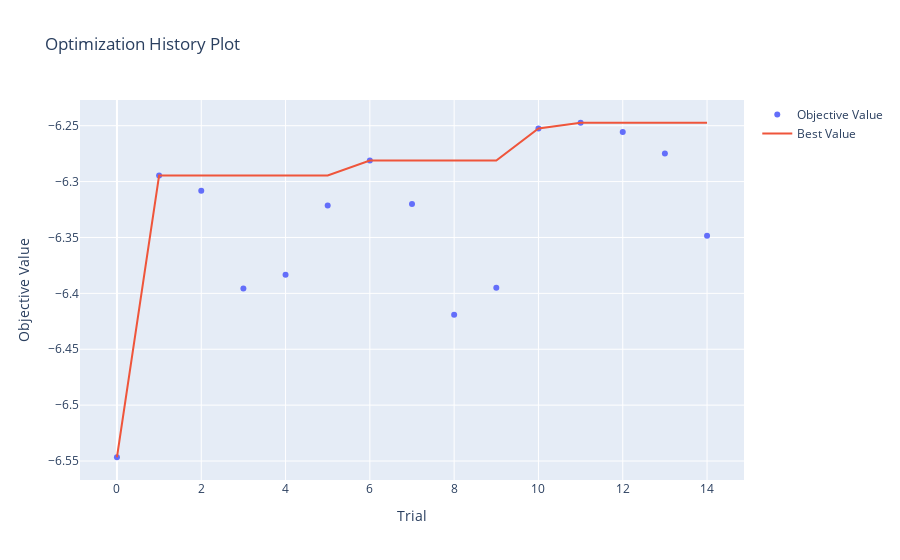
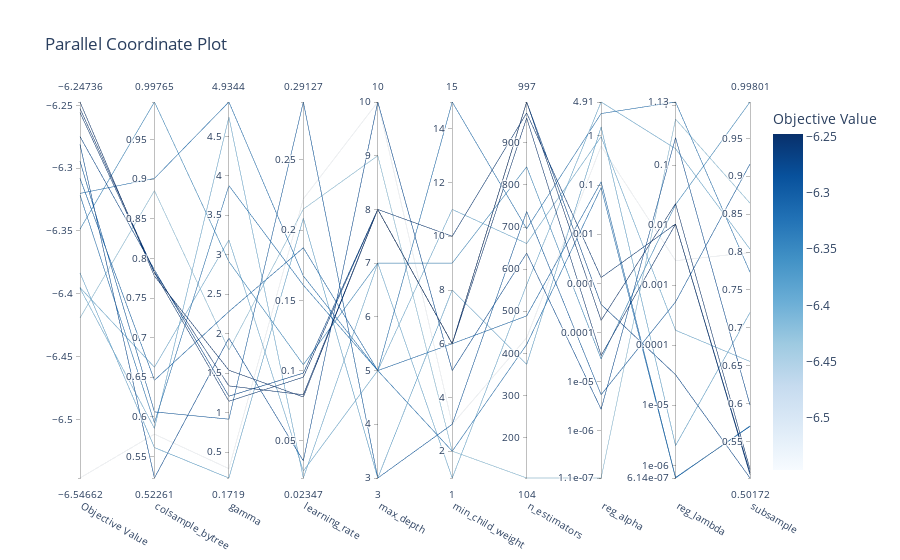
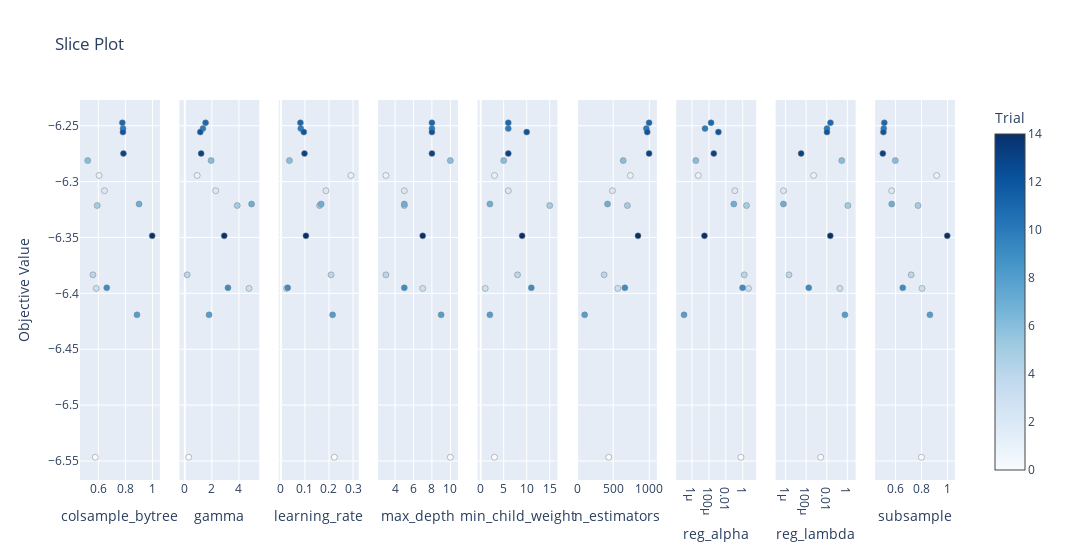
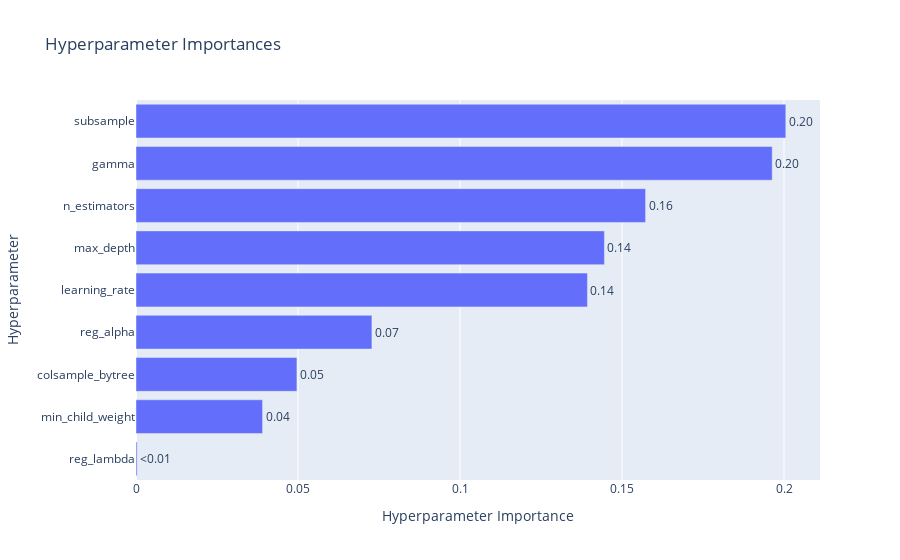

Write notebook code for charts like these, in order.
### Code cell
studies = {}
best_models_map = {}
results_dict = {}


for model_name, objective_func in strategies.items():
    print(f"Otimizando {model_name}")
    
    # Cria um estudo novo para cada modelo
    study = optuna.create_study(direction='maximize', sampler=optuna.samplers.TPESampler(seed=42))
    
    study.optimize(lambda trial: objective_func(trial, X_train_raw, y_train_raw), n_trials=15)
    
    # Salva o estudo para análise posterior
    studies[model_name] = study
    best_params = study.best_params
    
    print ('='*60)
    print(f"Best Hyperparameters: {best_params}")
    print(f"Melhor {model_name}: {abs(study.best_value):.4f}")
    print("="*60)

    # --- Re-treino ---
    print(f"Re-treinando {model_name}...")
    
    final_params = best_params.copy()
    
    
    ModelClass = model_classes[model_name]
    
    best_model = ModelClass(**final_params)
    best_model.fit(X_train, y_train)
    best_models_map[model_name] = best_model # Guardar o modelo treinado
    
    # Avaliação no Teste
    y_pred = best_model.predict(X_test)
    
    mae = mean_absolute_error(y_test, y_pred)
    rmse = root_mean_squared_error(y_test, y_pred)
    r2 = r2_score(y_test, y_pred)
    
    results_dict[model_name] = {
        'MAE': mae,
        'RMSE': rmse,
        'R2': r2,
    }

    print(f"--- Resultado Final (Teste) ---")
    print(f"MAE:  {mae:.4f}")
    print(f"RMSE: {rmse:.4f}")
    print(f"R2:   {r2:.4f}")
    
    try:
        fig1 = optuna.visualization.plot_optimization_history(study)
        fig1.show()
        
        fig2 = optuna.visualization.plot_parallel_coordinate(study)
        fig2.show()
        
        fig3 = optuna.visualization.plot_slice(study)
        fig3.show()
        
        # Importância dos parâmetros (pode falhar se houver poucos trials ou pouca variância)
        fig4 = optuna.visualization.plot_param_importances(study)
        fig4.show()
    except Exception as e:
        print(f"Aviso: Não foi possível gerar alguns gráficos do Optuna. Erro: {e}")

### Figure 1 — Plotly figure (JSON) as saved in the notebook; plotly's stock layout.template omitted (floating-point values rounded to 4 significant figures)
{"data": [{"mode": "markers", "name": "Objective Value", "type": "scatter", "x": [0, 1, 2, 3, 4, 5, 6, 7, 8, 9, 10, 11, 12, 13, 14], "y": [-6.547, -6.295, -6.308, -6.396, -6.383, -6.321, -6.281, -6.32, -6.419, -6.395, -6.253, -6.247, -6.256, -6.275, -6.349]}, {"mode": "lines", "name": "Best Value", "type": "scatter", "x": [0, 1, 2, 3, 4, 5, 6, 7, 8, 9, 10, 11, 12, 13, 14], "y": [-6.547, -6.295, -6.295, -6.295, -6.295, -6.295, -6.281, -6.281, -6.281, -6.281, -6.253, -6.247, -6.247, -6.247, -6.247]}, {"marker": {"color": "#cccccc"}, "mode": "markers", "name": "Infeasible Trial", "showlegend": false, "type": "scatter", "x": [], "y": []}], "layout": {"title": {"text": "Optimization History Plot"}, "xaxis": {"title": {"text": "Trial"}}, "yaxis": {"title": {"text": "Objective Value"}}}}

### Figure 2 — Plotly figure (JSON) as saved in the notebook; plotly's stock layout.template omitted (floating-point values rounded to 4 significant figures)
{"data": [{"dimensions": [{"label": "Objective Value", "range": [-6.547, -6.247], "values": [-6.547, -6.295, -6.308, -6.396, -6.383, -6.321, -6.281, -6.32, -6.419, -6.395, -6.253, -6.247, -6.256, -6.275, -6.349]}, {"label": "colsample_bytree", "range": [0.5226, 0.9977], "values": [0.578, 0.6062, 0.6461, 0.5853, 0.561, 0.5924, 0.5226, 0.9011, 0.8856, 0.6626, 0.7828, 0.7778, 0.782, 0.7856, 0.9977]}, {"label": "gamma", "range": [0.1719, 4.934], "values": [0.2904, 0.917, 2.28, 4.744, 0.1719, 3.876, 1.943, 4.934, 1.792, 3.188, 1.338, 1.536, 1.144, 1.208, 2.913]}, {"label": "learning_rate", "range": [0.02347, 0.2913], "values": [0.2223, 0.2913, 0.1874, 0.02347, 0.2084, 0.1608, 0.03566, 0.1674, 0.215, 0.02843, 0.08278, 0.08118, 0.09529, 0.09821, 0.1042]}, {"label": "max_depth", "range": [3, 10], "values": [10, 3, 5, 7, 3, 5, 10, 5, 9, 5, 8, 8, 8, 8, 7]}, {"label": "min_child_weight", "range": [1, 15], "values": [3, 3, 6, 1, 8, 15, 5, 2, 2, 11, 6, 6, 10, 6, 9]}, {"label": "n_estimators", "range": [104, 997], "values": [437, 737, 489, 563, 374, 696, 638, 421, 104, 661, 959, 997, 971, 997, 843]}, {"label": "reg_alpha", "range": [-6.957, 0.6907], "ticktext": ["1.1e-07", "1e-06", "1e-05", "0.0001", "0.001", "0.01", "0.1", "1", "4.91"], "tickvals": [-6.957, -6, -5, -4, -3, -2, -1, 0, 0.6907], "values": [-0.2044, -5.262, -0.9334, 0.6907, 0.1839, 0.4555, -5.558, -1.05, -6.957, -0.01509, -4.468, -3.751, -2.88, -3.426, -4.535]}, {"label": "reg_lambda", "range": [-6.212, 0.05345], "ticktext": ["6.14e-07", "1e-06", "1e-05", "0.0001", "0.001", "0.01", "0.1", "1", "1.13"], "tickvals": [-6.212, -6, -5, -4, -3, -2, -1, 0, 0.05345], "values": [-2.59, -3.277, -6.203, -0.7244, -5.671, 0.05345, -0.5414, -6.212, -0.2321, -3.75, -1.98, -1.64, -1.98, -4.49, -1.656]}, {"label": "subsample", "range": [0.5017, 0.998], "values": [0.7993, 0.9162, 0.5697, 0.8038, 0.7201, 0.7734, 0.598, 0.5705, 0.8645, 0.6555, 0.509, 0.5132, 0.5063, 0.5017, 0.998]}], "labelangle": 30, "labelside": "bottom", "line": {"color": [-6.547, -6.295, -6.308, -6.396, -6.383, -6.321, -6.281, -6.32, -6.419, -6.395, -6.253, -6.247, -6.256, -6.275, -6.349], "colorbar": {"title": {"text": "Objective Value"}}, "colorscale": [[0, "rgb(247,251,255)"], [0.125, "rgb(222,235,247)"], [0.25, "rgb(198,219,239)"], [0.375, "rgb(158,202,225)"], [0.5, "rgb(107,174,214)"], [0.625, "rgb(66,146,198)"], [0.75, "rgb(33,113,181)"], [0.875, "rgb(8,81,156)"], [1, "rgb(8,48,107)"]], "reversescale": false, "showscale": true}, "type": "parcoords"}], "layout": {"title": {"text": "Parallel Coordinate Plot"}}}

### Figure 3 — Plotly figure (JSON) as saved in the notebook; plotly's stock layout.template omitted (floating-point values rounded to 4 significant figures)
{"data": [{"marker": {"color": [0, 1, 2, 3, 4, 5, 6, 7, 8, 9, 10, 11, 12, 13, 14], "colorbar": {"title": {"text": "Trial"}, "x": 1, "xpad": 40}, "colorscale": [[0, "rgb(247,251,255)"], [0.125, "rgb(222,235,247)"], [0.25, "rgb(198,219,239)"], [0.375, "rgb(158,202,225)"], [0.5, "rgb(107,174,214)"], [0.625, "rgb(66,146,198)"], [0.75, "rgb(33,113,181)"], [0.875, "rgb(8,81,156)"], [1, "rgb(8,48,107)"]], "line": {"color": "Grey", "width": 0.5}, "showscale": true}, "mode": "markers", "name": "Feasible Trial", "showlegend": false, "type": "scatter", "x": [0.578, 0.6062, 0.6461, 0.5853, 0.561, 0.5924, 0.5226, 0.9011, 0.8856, 0.6626, 0.7828, 0.7778, 0.782, 0.7856, 0.9977], "xaxis": "x", "y": [-6.547, -6.295, -6.308, -6.396, -6.383, -6.321, -6.281, -6.32, -6.419, -6.395, -6.253, -6.247, -6.256, -6.275, -6.349], "yaxis": "y"}, {"marker": {"color": [0, 1, 2, 3, 4, 5, 6, 7, 8, 9, 10, 11, 12, 13, 14], "colorbar": {"title": {"text": "Trial"}, "x": 1, "xpad": 40}, "colorscale": [[0, "rgb(247,251,255)"], [0.125, "rgb(222,235,247)"], [0.25, "rgb(198,219,239)"], [0.375, "rgb(158,202,225)"], [0.5, "rgb(107,174,214)"], [0.625, "rgb(66,146,198)"], [0.75, "rgb(33,113,181)"], [0.875, "rgb(8,81,156)"], [1, "rgb(8,48,107)"]], "line": {"color": "Grey", "width": 0.5}, "showscale": false}, "mode": "markers", "name": "Feasible Trial", "showlegend": false, "type": "scatter", "x": [0.2904, 0.917, 2.28, 4.744, 0.1719, 3.876, 1.943, 4.934, 1.792, 3.188, 1.338, 1.536, 1.144, 1.208, 2.913], "xaxis": "x2", "y": [-6.547, -6.295, -6.308, -6.396, -6.383, -6.321, -6.281, -6.32, -6.419, -6.395, -6.253, -6.247, -6.256, -6.275, -6.349], "yaxis": "y2"}, {"marker": {"color": [0, 1, 2, 3, 4, 5, 6, 7, 8, 9, 10, 11, 12, 13, 14], "colorbar": {"title": {"text": "Trial"}, "x": 1, "xpad": 40}, "colorscale": [[0, "rgb(247,251,255)"], [0.125, "rgb(222,235,247)"], [0.25, "rgb(198,219,239)"], [0.375, "rgb(158,202,225)"], [0.5, "rgb(107,174,214)"], [0.625, "rgb(66,146,198)"], [0.75, "rgb(33,113,181)"], [0.875, "rgb(8,81,156)"], [1, "rgb(8,48,107)"]], "line": {"color": "Grey", "width": 0.5}, "showscale": false}, "mode": "markers", "name": "Feasible Trial", "showlegend": false, "type": "scatter", "x": [0.2223, 0.2913, 0.1874, 0.02347, 0.2084, 0.1608, 0.03566, 0.1674, 0.215, 0.02843, 0.08278, 0.08118, 0.09529, 0.09821, 0.1042], "xaxis": "x3", "y": [-6.547, -6.295, -6.308, -6.396, -6.383, -6.321, -6.281, -6.32, -6.419, -6.395, -6.253, -6.247, -6.256, -6.275, -6.349], "yaxis": "y3"}, {"marker": {"color": [0, 1, 2, 3, 4, 5, 6, 7, 8, 9, 10, 11, 12, 13, 14], "colorbar": {"title": {"text": "Trial"}, "x": 1, "xpad": 40}, "colorscale": [[0, "rgb(247,251,255)"], [0.125, "rgb(222,235,247)"], [0.25, "rgb(198,219,239)"], [0.375, "rgb(158,202,225)"], [0.5, "rgb(107,174,214)"], [0.625, "rgb(66,146,198)"], [0.75, "rgb(33,113,181)"], [0.875, "rgb(8,81,156)"], [1, "rgb(8,48,107)"]], "line": {"color": "Grey", "width": 0.5}, "showscale": false}, "mode": "markers", "name": "Feasible Trial", "showlegend": false, "type": "scatter", "x": [10, 3, 5, 7, 3, 5, 10, 5, 9, 5, 8, 8, 8, 8, 7], "xaxis": "x4", "y": [-6.547, -6.295, -6.308, -6.396, -6.383, -6.321, -6.281, -6.32, -6.419, -6.395, -6.253, -6.247, -6.256, -6.275, -6.349], "yaxis": "y4"}, {"marker": {"color": [0, 1, 2, 3, 4, 5, 6, 7, 8, 9, 10, 11, 12, 13, 14], "colorbar": {"title": {"text": "Trial"}, "x": 1, "xpad": 40}, "colorscale": [[0, "rgb(247,251,255)"], [0.125, "rgb(222,235,247)"], [0.25, "rgb(198,219,239)"], [0.375, "rgb(158,202,225)"], [0.5, "rgb(107,174,214)"], [0.625, "rgb(66,146,198)"], [0.75, "rgb(33,113,181)"], [0.875, "rgb(8,81,156)"], [1, "rgb(8,48,107)"]], "line": {"color": "Grey", "width": 0.5}, "showscale": false}, "mode": "markers", "name": "Feasible Trial", "showlegend": false, "type": "scatter", "x": [3, 3, 6, 1, 8, 15, 5, 2, 2, 11, 6, 6, 10, 6, 9], "xaxis": "x5", "y": [-6.547, -6.295, -6.308, -6.396, -6.383, -6.321, -6.281, -6.32, -6.419, -6.395, -6.253, -6.247, -6.256, -6.275, -6.349], "yaxis": "y5"}, {"marker": {"color": [0, 1, 2, 3, 4, 5, 6, 7, 8, 9, 10, 11, 12, 13, 14], "colorbar": {"title": {"text": "Trial"}, "x": 1, "xpad": 40}, "colorscale": [[0, "rgb(247,251,255)"], [0.125, "rgb(222,235,247)"], [0.25, "rgb(198,219,239)"], [0.375, "rgb(158,202,225)"], [0.5, "rgb(107,174,214)"], [0.625, "rgb(66,146,198)"], [0.75, "rgb(33,113,181)"], [0.875, "rgb(8,81,156)"], [1, "rgb(8,48,107)"]], "line": {"color": "Grey", "width": 0.5}, "showscale": false}, "mode": "markers", "name": "Feasible Trial", "showlegend": false, "type": "scatter", "x": [437, 737, 489, 563, 374, 696, 638, 421, 104, 661, 959, 997, 971, 997, 843], "xaxis": "x6", "y": [-6.547, -6.295, -6.308, -6.396, -6.383, -6.321, -6.281, -6.32, -6.419, -6.395, -6.253, -6.247, -6.256, -6.275, -6.349], "yaxis": "y6"}, {"marker": {"color": [0, 1, 2, 3, 4, 5, 6, 7, 8, 9, 10, 11, 12, 13, 14], "colorbar": {"title": {"text": "Trial"}, "x": 1, "xpad": 40}, "colorscale": [[0, "rgb(247,251,255)"], [0.125, "rgb(222,235,247)"], [0.25, "rgb(198,219,239)"], [0.375, "rgb(158,202,225)"], [0.5, "rgb(107,174,214)"], [0.625, "rgb(66,146,198)"], [0.75, "rgb(33,113,181)"], [0.875, "rgb(8,81,156)"], [1, "rgb(8,48,107)"]], "line": {"color": "Grey", "width": 0.5}, "showscale": false}, "mode": "markers", "name": "Feasible Trial", "showlegend": false, "type": "scatter", "x": [0.6246, 5.472e-06, 0.1166, 4.906, 1.527, 2.854, 2.768e-06, 0.08917, 1.104e-07, 0.9659, 3.405e-05, 0.0001775, 0.001318, 0.0003747, 2.915e-05], "xaxis": "x7", "y": [-6.547, -6.295, -6.308, -6.396, -6.383, -6.321, -6.281, -6.32, -6.419, -6.395, -6.253, -6.247, -6.256, -6.275, -6.349], "yaxis": "y7"}, {"marker": {"color": [0, 1, 2, 3, 4, 5, 6, 7, 8, 9, 10, 11, 12, 13, 14], "colorbar": {"title": {"text": "Trial"}, "x": 1, "xpad": 40}, "colorscale": [[0, "rgb(247,251,255)"], [0.125, "rgb(222,235,247)"], [0.25, "rgb(198,219,239)"], [0.375, "rgb(158,202,225)"], [0.5, "rgb(107,174,214)"], [0.625, "rgb(66,146,198)"], [0.75, "rgb(33,113,181)"], [0.875, "rgb(8,81,156)"], [1, "rgb(8,48,107)"]], "line": {"color": "Grey", "width": 0.5}, "showscale": false}, "mode": "markers", "name": "Feasible Trial", "showlegend": false, "type": "scatter", "x": [0.002571, 0.0005282, 6.267e-07, 0.1886, 2.133e-06, 1.131, 0.2875, 6.144e-07, 0.586, 0.0001778, 0.01048, 0.02289, 0.01048, 3.235e-05, 0.0221], "xaxis": "x8", "y": [-6.547, -6.295, -6.308, -6.396, -6.383, -6.321, -6.281, -6.32, -6.419, -6.395, -6.253, -6.247, -6.256, -6.275, -6.349], "yaxis": "y8"}, {"marker": {"color": [0, 1, 2, 3, 4, 5, 6, 7, 8, 9, 10, 11, 12, 13, 14], "colorbar": {"title": {"text": "Trial"}, "x": 1, "xpad": 40}, "colorscale": [[0, "rgb(247,251,255)"], [0.125, "rgb(222,235,247)"], [0.25, "rgb(198,219,239)"], [0.375, "rgb(158,202,225)"], [0.5, "rgb(107,174,214)"], [0.625, "rgb(66,146,198)"], [0.75, "rgb(33,113,181)"], [0.875, "rgb(8,81,156)"], [1, "rgb(8,48,107)"]], "line": {"color": "Grey", "width": 0.5}, "showscale": false}, "mode": "markers", "name": "Feasible Trial", "showlegend": false, "type": "scatter", "x": [0.7993, 0.9162, 0.5697, 0.8038, 0.7201, 0.7734, 0.598, 0.5705, 0.8645, 0.6555, 0.509, 0.5132, 0.5063, 0.5017, 0.998], "xaxis": "x9", "y": [-6.547, -6.295, -6.308, -6.396, -6.383, -6.321, -6.281, -6.32, -6.419, -6.395, -6.253, -6.247, -6.256, -6.275, -6.349], "yaxis": "y9"}], "layout": {"title": {"text": "Slice Plot"}, "width": 2700, "xaxis": {"anchor": "y", "domain": [0, 0.09136], "title": {"text": "colsample_bytree"}}, "xaxis2": {"anchor": "y2", "domain": [0.1136, 0.2049], "title": {"text": "gamma"}}, "xaxis3": {"anchor": "y3", "domain": [0.2272, 0.3185], "title": {"text": "learning_rate"}}, "xaxis4": {"anchor": "y4", "domain": [0.3407, 0.4321], "title": {"text": "max_depth"}}, "xaxis5": {"anchor": "y5", "domain": [0.4543, 0.5457], "title": {"text": "min_child_weight"}}, "xaxis6": {"anchor": "y6", "domain": [0.5679, 0.6593], "title": {"text": "n_estimators"}}, "xaxis7": {"anchor": "y7", "domain": [0.6815, 0.7728], "title": {"text": "reg_alpha"}, "type": "log"}, "xaxis8": {"anchor": "y8", "domain": [0.7951, 0.8864], "title": {"text": "reg_lambda"}, "type": "log"}, "xaxis9": {"anchor": "y9", "domain": [0.9086, 1], "title": {"text": "subsample"}}, "yaxis": {"anchor": "x", "domain": [0, 1], "title": {"text": "Objective Value"}}, "yaxis2": {"anchor": "x2", "domain": [0, 1], "matches": "y", "showticklabels": false}, "yaxis3": {"anchor": "x3", "domain": [0, 1], "matches": "y", "showticklabels": false}, "yaxis4": {"anchor": "x4", "domain": [0, 1], "matches": "y", "showticklabels": false}, "yaxis5": {"anchor": "x5", "domain": [0, 1], "matches": "y", "showticklabels": false}, "yaxis6": {"anchor": "x6", "domain": [0, 1], "matches": "y", "showticklabels": false}, "yaxis7": {"anchor": "x7", "domain": [0, 1], "matches": "y", "showticklabels": false}, "yaxis8": {"anchor": "x8", "domain": [0, 1], "matches": "y", "showticklabels": false}, "yaxis9": {"anchor": "x9", "domain": [0, 1], "matches": "y", "showticklabels": false}}}

### Figure 4 — Plotly figure (JSON) as saved in the notebook; plotly's stock layout.template omitted (floating-point values rounded to 4 significant figures)
{"data": [{"cliponaxis": false, "hovertemplate": ["reg_lambda (FloatDistribution): 0.0003429180357733143<extra></extra>", "min_child_weight (IntDistribution): 0.03906814497912399<extra></extra>", "colsample_bytree (FloatDistribution): 0.04966919209491262<extra></extra>", "reg_alpha (FloatDistribution): 0.07281530530833007<extra></extra>", "learning_rate (FloatDistribution): 0.13933586158684516<extra></extra>", "max_depth (IntDistribution): 0.14457454672385758<extra></extra>", "n_estimators (IntDistribution): 0.15728012540279032<extra></extra>", "gamma (FloatDistribution): 0.19635999634204768<extra></extra>", "subsample (FloatDistribution): 0.20055390952631927<extra></extra>"], "name": "Objective Value", "orientation": "h", "text": ["<0.01", "0.04", "0.05", "0.07", "0.14", "0.14", "0.16", "0.20", "0.20"], "textposition": "outside", "type": "bar", "x": [0.0003429, 0.03907, 0.04967, 0.07282, 0.1393, 0.1446, 0.1573, 0.1964, 0.2006], "y": ["reg_lambda", "min_child_weight", "colsample_bytree", "reg_alpha", "learning_rate", "max_depth", "n_estimators", "gamma", "subsample"]}], "layout": {"title": {"text": "Hyperparameter Importances"}, "xaxis": {"title": {"text": "Hyperparameter Importance"}}, "yaxis": {"title": {"text": "Hyperparameter"}}}}
